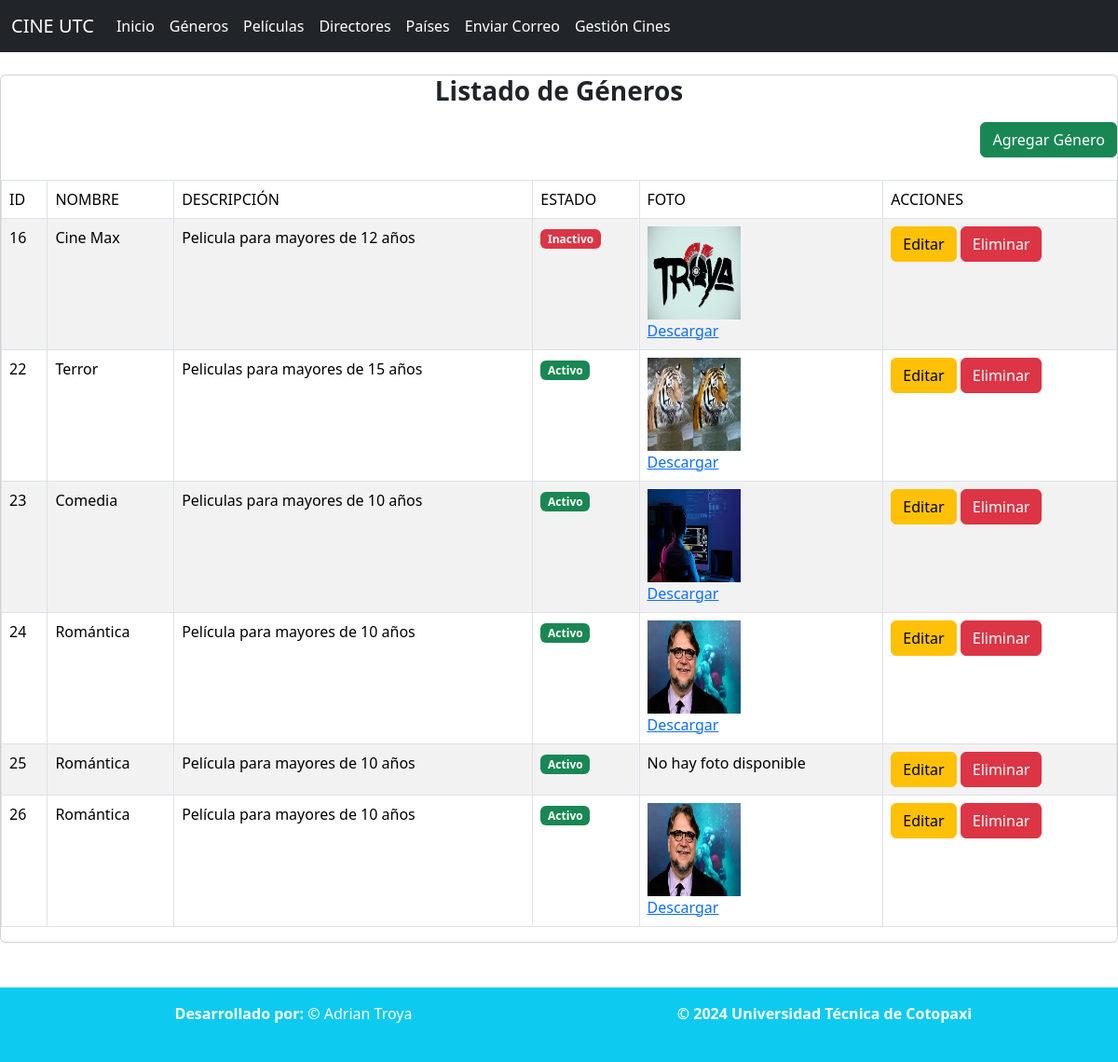
The page /listadoGeneros/ on the database its author committed.
### Aplicaciones/Cartelera/models.py (models this page shows, shortened)
class Genero(models.Model):
    nombre = models.CharField(max_length=100)
    descripcion = models.TextField()
    estado = models.BooleanField(default=True)
    foto = models.ImageField(upload_to='generos/fotos/', blank=True, null=True)

### Aplicaciones/Cartelera/views.py (the view)
# urls.py: path('listadoGeneros/', views.listadoGeneros, name='listadoGeneros'),
def listadoGeneros(request):
    generos = Genero.objects.all()
    return render(request, "listadoGeneros.html", {'generos': generos})

### Aplicaciones/Cartelera/templates/listadoGeneros.html (shortened to what this page needs)
{% extends "./plantilla.html" %}
{% block body %}
<br>
<div class="card">
    <div class="card-title text-center">
        <h3><b>Listado de Géneros</b></h3>
    </div>
    <div class="text-end">
        <a href="{% url 'nuevoGenero' %}" class="btn btn-success">Agregar Género</a>
    </div>
    <br>
    <table class="table table-bordered table-striped table-hover" id="tbl-generos">
        <thead>
            <tr>
                <td>ID</td>
                <td>NOMBRE</td>
                <td>DESCRIPCIÓN</td>
                <td>ESTADO</td>
                <td>FOTO</td>
                <td>ACCIONES</td>
            </tr>
        </thead>
        <tbody>
            {% for generoTemporal in generos %}
            <tr>
                <td>{{ generoTemporal.id }}</td>
                <td>{{ generoTemporal.nombre }}</td>
                <td>{{ generoTemporal.descripcion }}</td>
                <td>
                    {% if generoTemporal.estado %}
                    <span class="badge bg-success">Activo</span>
                    {% else %}
                    <span class="badge bg-danger">Inactivo</span>
                    {% endif %}
                </td>
                <td>
                    {% if generoTemporal.foto %}
                    <a href="{{ generoTemporal.foto.url }}" target="_blank">
                        <img src="{{ generoTemporal.foto.url }}" alt=""
                        height="100px" width="100px">
                    </a><br>
                    <a download href="{{ generoTemporal.foto.url }}">
                        Descargar
                    </a>
                    {% else %}
                    <span>No hay foto disponible</span>
                    {% endif %}
                </td>
                <td>
                    <a href="{% url 'editarGenero' generoTemporal.id %}" class="btn btn-warning">Editar</a>
                    <a href="{% url 'eliminarGeneros' generoTemporal.id %}" onclick="return confirm('¿Estás seguro?');" class="btn btn-danger">Eliminar</a>
                </td>
            </tr>
            {% endfor %}
        </tbody>
    </table>
</div>
{% endblock %}

### Aplicaciones/Cartelera/templates/plantilla.html (shortened to what this page needs)
{% load static %}
<!DOCTYPE html>
<html lang="es">
<head>
    <link rel="stylesheet" href="https://cdn.jsdelivr.net/npm/bootstrap@5.3.2/dist/css/bootstrap.min.css">
    <link rel="stylesheet" href="//cdn.datatables.net/2.0.8/css/dataTables.dataTables.min.css">
    <link rel="stylesheet" href="https://cdnjs.cloudflare.com/ajax/libs/font-awesome/5.3.0/css/all.min.css" />
    <link rel="stylesheet" href="https://cdn.jsdelivr.net/gh/kartik-v/bootstrap-fileinput@5.5.0/css/fileinput.min.css">
  </head>
<body>
    <nav class="navbar navbar-expand-lg navbar-dark bg-dark">
        <div class="container-fluid">
          <a class="navbar-brand" href="/home/">CINE UTC</a>
          <div class="collapse navbar-collapse" id="navbarSupportedContent">
            <ul class="navbar-nav me-auto mb-2 mb-lg-0">
              <li class="nav-item">
                <a class="nav-link active" aria-current="page" href="/home/">Inicio</a>
              </li>
              <li class="nav-item">
                <a class="nav-link active" aria-current="page" href="{% url 'listadoGeneros' %}">Géneros</a>
              </li>
              <li class="nav-item">
                <a class="nav-link active" aria-current="page" href="/listadoPeliculas/">Películas</a>
              </li>
              <li class="nav-item">
                <a class="nav-link active" aria-current="page" href="{% url 'listadoDirectores' %}">Directores</a>
              </li>
              <li class="nav-item">
                <a class="nav-link active" aria-current="page" href="/listadoPaises/">Países</a>
              </li>
              <li class="nav-item">
                <a class="nav-link active" aria-current="page" href="/gmail/">Enviar Correo</a>
              </li>
              <li class="nav-item">
                <a class="nav-link active" aria-current="page" href="{% url 'listadoCines' %}">Gestión Cines</a>
              </li>
          </div>
        </div>
      </nav>
    {% block body %}{% endblock %}
<footer class="footer mt-5 py-3 bg-info text-white">
  <div class="container">
      <div class="row">
          <div class="col-md-6">
              <p class="text-center mb-0"><b>Desarrollado por:</b> © Adrian Troya</p>
          </div>
          <div class="col-md-6">
            <p class="text-center mb-0"><b>© 2024 Universidad Técnica de Cotopaxi</b></p>
                  <br>
  </div>
  </div>
</footer>
</body>
</html>

### rows shown on the page
Genero: id "16", nombre "Cine Max", descripcion "Pelicula para mayores de 12 años", estado "Inactivo", foto (picture)
Genero: id "22", nombre "Terror", descripcion "Peliculas para mayores de 15 años", estado "Activo", foto (picture)
Genero: id "23", nombre "Comedia", descripcion "Peliculas para mayores de 10 años", estado "Activo", foto (picture)
Genero: id "24", nombre "Romántica", descripcion "Película para mayores de 10 años", estado "Activo", foto (picture)
Genero: id "25", nombre "Romántica", descripcion "Película para mayores de 10 años", estado "Activo", foto "No hay foto disponible"
Genero: id "26", nombre "Romántica", descripcion "Película para mayores de 10 años", estado "Activo", foto (picture)
